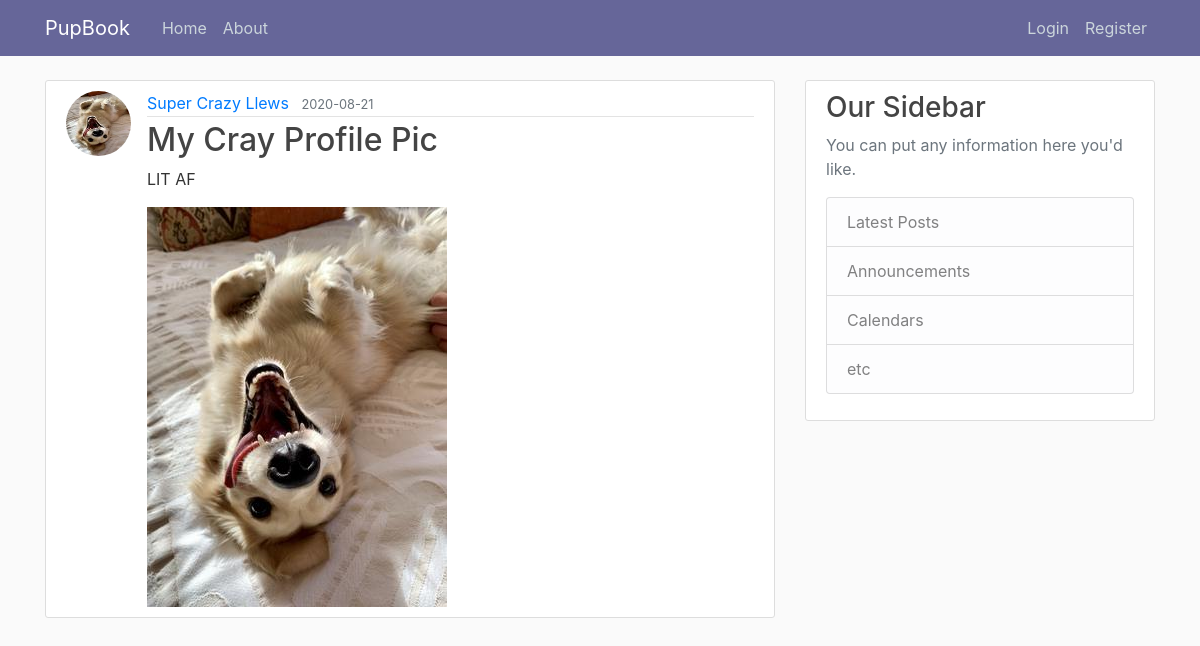
Screenshot of /post/2 with the database file from the repository.
### PupBook/models.py (models this page shows, shortened)
class User(db.Model, UserMixin):
    id = db.Column(db.Integer, primary_key=True)
    username = db.Column(db.String(20), unique=True, nullable=False)
    email = db.Column(db.String(120), unique=True, nullable=False)
    age = db.Column(db.String(20))
    breed = db.Column(db.String(120))
    sex = db.Column(db.String(20))
    current_city = db.Column(db.String(120))
    birthday = db.Column(db.String)
    favorite_food = db.Column(db.String(120))
    relationship = db.Column(db.String(20))
    interests = db.Column(db.Text)
    parents = db.Column(db.String)
    image_file = db.Column(db.String(20), nullable=False, default='default.jpg')
    password = db.Column(db.String(60), nullable=False)
    posts = db.relationship('Post', backref='author', lazy=True)

class Post(db.Model):
    id = db.Column(db.Integer, primary_key=True)
    title = db.Column(db.String(100), nullable=False)
    date_posted = db.Column(db.DateTime, nullable=False, default=datetime.utcnow)
    content = db.Column(db.Text, nullable=False)
    image_file = db.Column(db.String(20))
    user_id = db.Column(db.Integer, db.ForeignKey('user.id'), nullable=False)

### PupBook/posts/routes.py (the view)
@posts.route("/post/<int:post_id>")
def post(post_id):
    post = Post.query.get_or_404(post_id)
    image_file = url_for('static', filename='posts/' + post.image_file)
    return render_template('post.html', title=post.title, post=post, image_file=image_file)

### PupBook/templates/post.html (shortened to what this page needs)
{% extends "layout.html" %}
{% block content %}
  <article class="media content-section">
    <img class="rounded-circle article-img" src="{{ url_for('static', filename='profile_pics/' + post.author.image_file) }}">
    <div class="media-body">
      <div class="article-metadata">
        <a class="mr-2" href="{{ url_for('users.user_posts', username=post.author.username) }}">{{ post.author.username }}</a>
        <small class="text-muted">{{ post.date_posted.strftime('%Y-%m-%d') }}</small>
      </div>
      <h2 class="article-title">{{ post.title }}</h2>
      <p class="article-content">{{ post.content }}</p>
      <img src="{{ image_file }}">
    </div>
  </article>
{% endblock content %}

### PupBook/static/main.css (style rules this page uses)
body { background: #fafafa; color: #333333; margin-top: 5rem; }
h1, h2, h3, h4, h5, h6 { color: #444444; }
.content-section { background: #ffffff; padding: 10px 20px; border: 1px solid #dddddd; border-radius: 3px; margin-bottom: 20px; }
.article-title { color: #444444; }
.article-content { white-space: pre-line; }
.article-img { height: 65px; width: 65px; margin-right: 16px; }
.article-metadata { padding-bottom: 1px; margin-bottom: 4px; border-bottom: 1px solid #e3e3e3 }

### rows the page displays
User: image_file (picture), author.username "Super Crazy Llews"
Post: date_posted "2020-08-21", title "My Cray Profile Pic", content "LIT AF"
